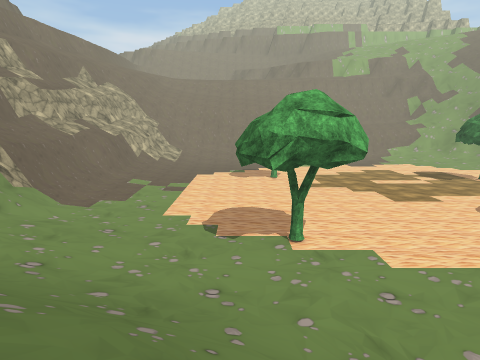
View 1 (above)

24 first-person views from a walk through a Unity game level. The camera is 1.3 m above the floor, tilts 10° down and sees 75° across. The floor is counted in squares, 1 m on a side. Each view is taken from the middle of a square. On the plan, view 1 faces up. The plan holds only what a view shows up to about 14 squares ahead; the rest is blank. The place goes on beyond the plan. Some surface patterns are stand-ins.

View 2
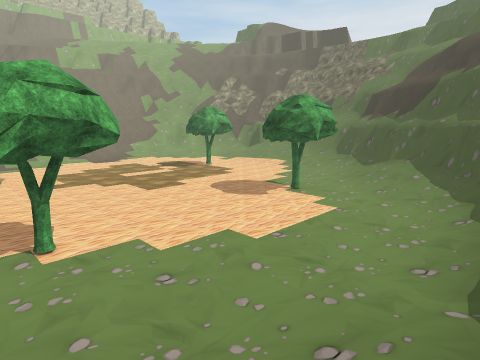

View 3
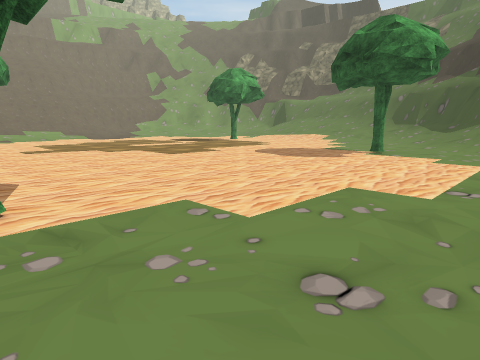

View 4
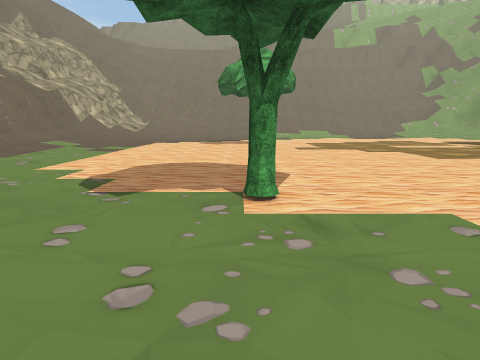

View 5
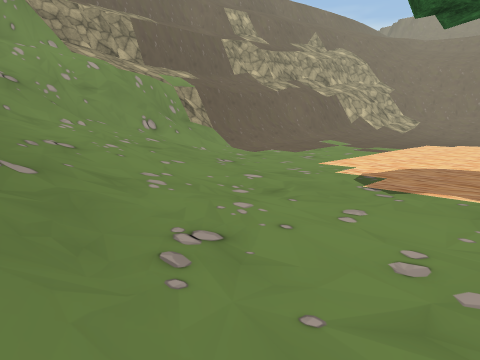

View 6
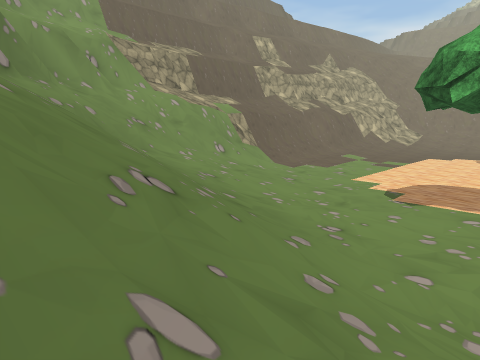

View 7
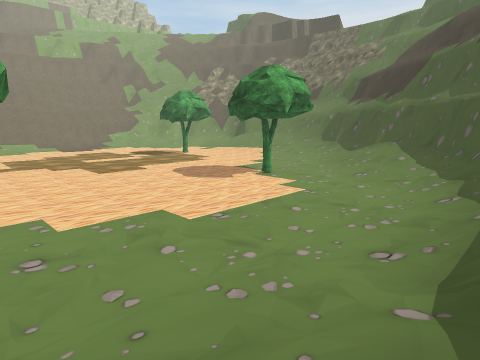

View 8
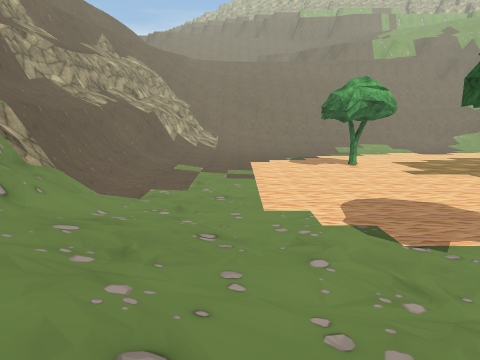

View 9
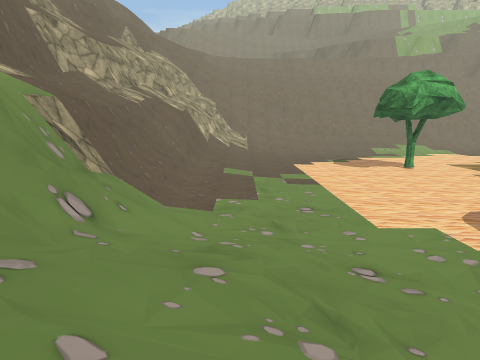

View 10
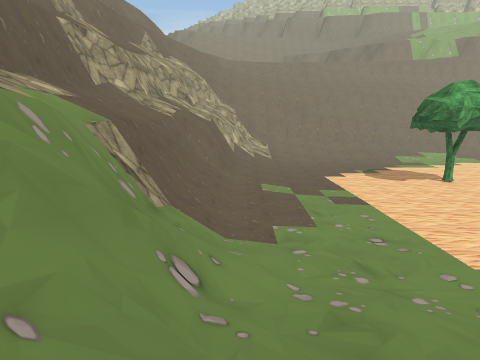

View 11
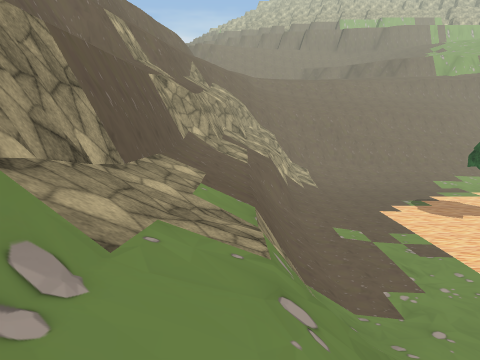

View 12
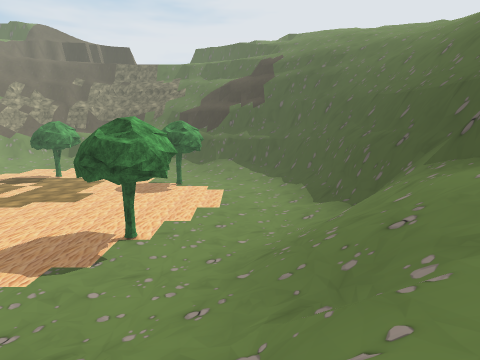

View 13
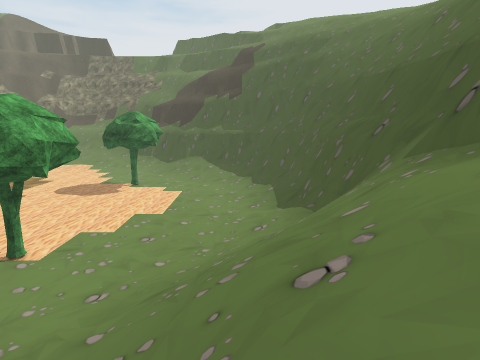

View 14
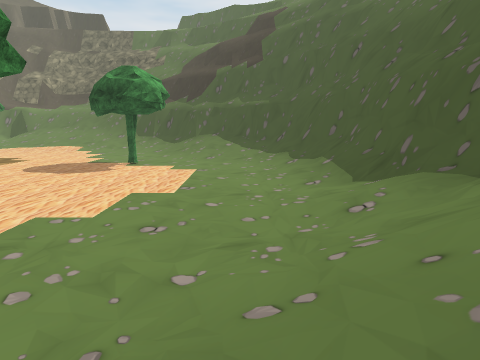

View 15
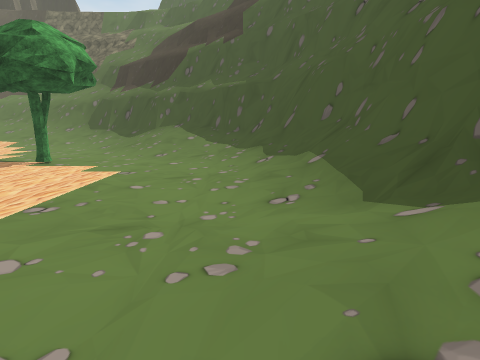

View 16
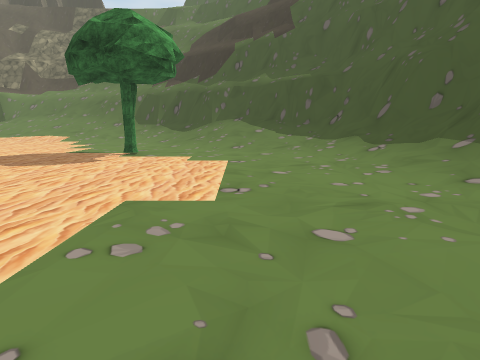

View 17
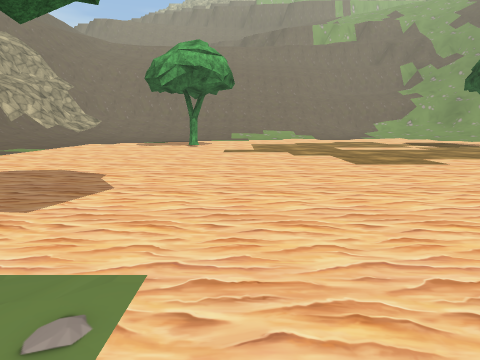

View 18
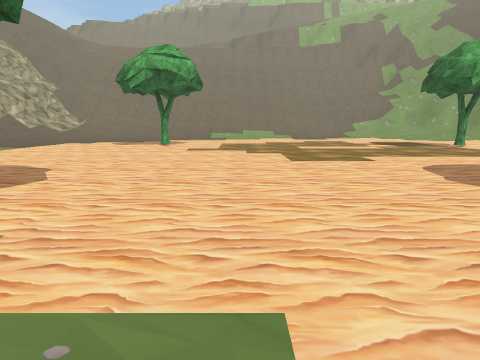

View 19
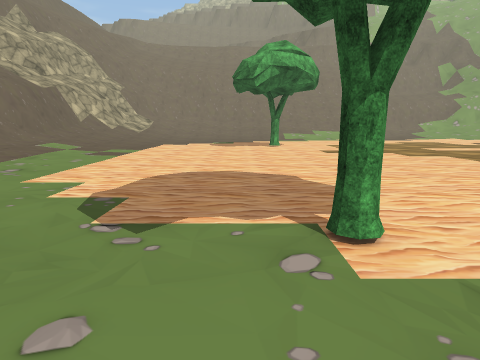

View 20
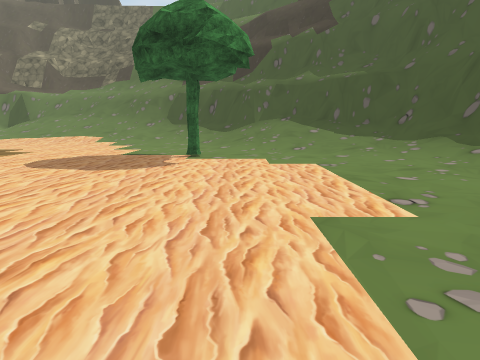

View 21
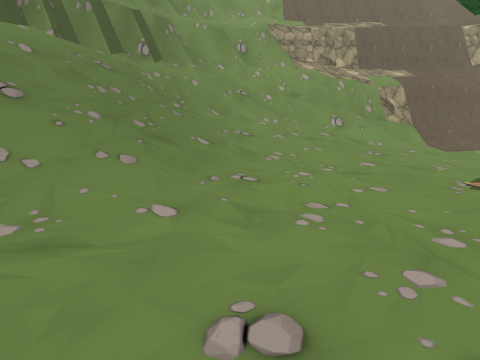

View 22
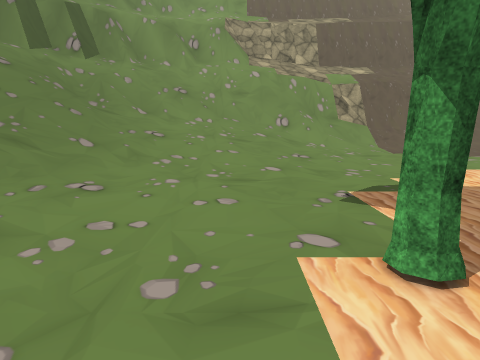

View 23
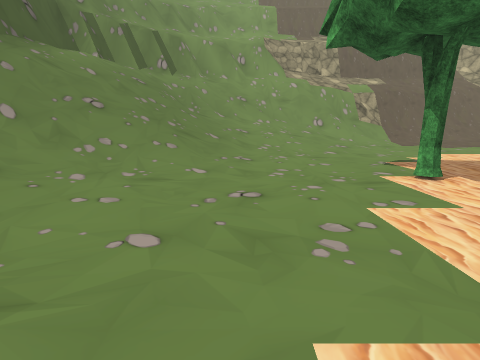

View 24
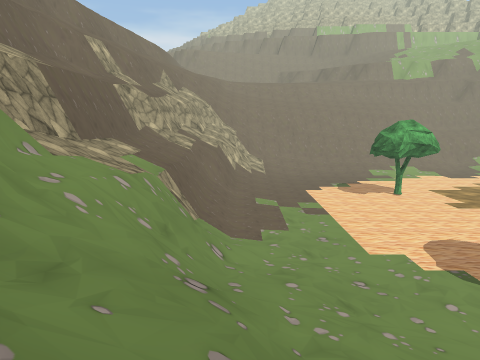

### Floor plan
Key: @ floor where view 1 was taken; # wall or solid block; . main floor; : floor 0.25 m higher than the main floor; + floor 2.75 m higher than the main floor; / step, stairs or slope; = window, fence, low wall or low ledge; O other object.
Columns run from 17 left of view 1 to 18 right of it. Each row starts with its distance up from view 1.
 23 #///==/:::::......................
 22 #///==/:::::........................
 21 #///#=/:::::........................
 20 #///#=/::::.........................
 19 #///#=/:::..........................
 18 #///#=/::...........................
 17 #///#=/::::.........................
 16 #///#=///::.........................
 15 #///#=///:::........................
 14 #///=##///:::.......................
 13 #////+=///::::.....OO.............O.
 12  /////////:::::....O................
 11  #=/////////::::....................
 10  #=//////////::::...................
  9  #=//////////:::::..................
  8   ##////////////:::................:
  7     /////////////::...............::
  6     ///////////////::::.........::::
  5     #=///////////////:::::...::::://
  4     #==//////////////::::::::::::///
  3      ##//////////////////:::////////
  2       ##=////////////////////////###
  1        #=///////////////////////###
  0         ##   ////@ ###############
 -1          #####=====##
 -2          #  ########

Positions as (right, up) in squares from view 1, and headings:
1: (0, 0), facing up
2: (0, 1), facing up-right
3: (2, 7), facing up-right
4: (2, 7), facing up
5: (2, 6), facing up-left
6: (3, 1), facing up-left
7: (3, 1), facing up-right
8: (-5, 6), facing up
9: (-8, 8), facing up
10: (-10, 9), facing up
11: (-14, 9), facing up
12: (-13, 7), facing right
13: (-9, 4), facing right
14: (-3, 6), facing right
15: (3, 4), facing right
16: (3, 8), facing right
17: (6, 9), facing up
18: (8, 8), facing up
19: (1, 9), facing up
20: (4, 11), facing right
21: (6, 8), facing left
22: (5, 11), facing left
23: (10, 8), facing left
24: (-10, 3), facing up
